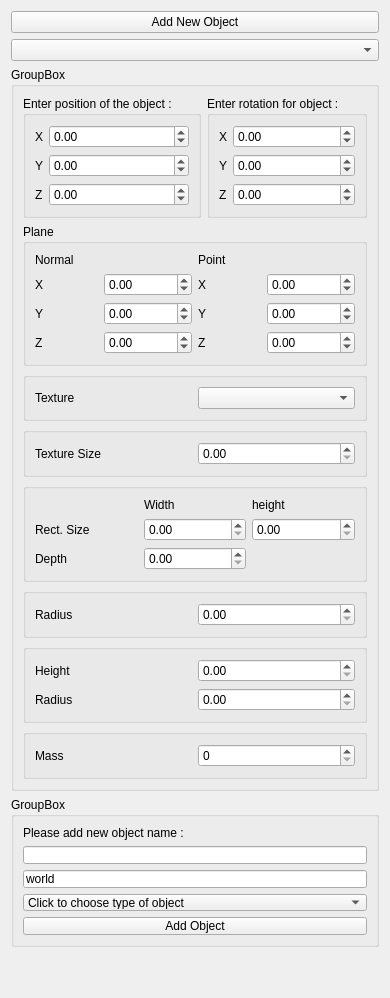
       <widget class="QWidget" name="FEATURESWidget" native="true">
        <property name="enabled">
         <bool>true</bool>
        </property>
        <property name="sizePolicy">
         <sizepolicy hsizetype="MinimumExpanding" vsizetype="Minimum">
          <horstretch>0</horstretch>
          <verstretch>0</verstretch>
         </sizepolicy>
        </property>
        <property name="minimumSize">
         <size>
          <width>0</width>
          <height>0</height>
         </size>
        </property>
        <property name="maximumSize">
         <size>
          <width>16777215</width>
          <height>16777215</height>
         </size>
        </property>
        <layout class="QVBoxLayout" name="verticalLayout">
         <item>
          <widget class="QPushButton" name="addobject_button">
           <property name="text">
            <string>Add New Object</string>
           </property>
          </widget>
         </item>
         <item>
          <widget class="QComboBox" name="comboBox_texture"/>
         </item>
         <item>
          <widget class="QGroupBox" name="groupBox_12">
           <property name="sizePolicy">
            <sizepolicy hsizetype="Preferred" vsizetype="Maximum">
             <horstretch>0</horstretch>
             <verstretch>0</verstretch>
            </sizepolicy>
           </property>
           <property name="maximumSize">
            <size>
             <width>16777215</width>
             <height>1000</height>
            </size>
           </property>
           <property name="title">
            <string>GroupBox</string>
           </property>
           <layout class="QVBoxLayout" name="verticalLayout_9">
            <item>
             <layout class="QHBoxLayout" name="horizontalLayout_9">
              <item>
               <widget class="QGroupBox" name="trans_gb">
                <property name="enabled">
                 <bool>true</bool>
                </property>
                <property name="sizePolicy">
                 <sizepolicy hsizetype="Preferred" vsizetype="Maximum">
                  <horstretch>0</horstretch>
                  <verstretch>0</verstretch>
                 </sizepolicy>
                </property>
                <property name="title">
                 <string>Enter position of the object :</string>
                </property>
                <layout class="QFormLayout" name="formLayout_4">
                 <item row="0" column="0">
                  <widget class="QLabel" name="label_14">
                   <property name="text">
                    <string>X</string>
                   </property>
                  </widget>
                 </item>
                 <item row="0" column="1">
                  <widget class="QDoubleSpinBox" name="tx">
                   <property name="minimum">
                    <double>-10000000.000000000000000</double>
                   </property>
                   <property name="maximum">
                    <double>100000.000000000000000</double>
                   </property>
                  </widget>
                 </item>
                 <item row="1" column="0">
                  <widget class="QLabel" name="label_15">
                   <property name="text">
                    <string>Y</string>
                   </property>
                  </widget>
                 </item>
                 <item row="1" column="1">
                  <widget class="QDoubleSpinBox" name="ty">
                   <property name="minimum">
                    <double>-10000000.000000000000000</double>
                   </property>
                   <property name="maximum">
                    <double>100000.000000000000000</double>
                   </property>
                  </widget>
                 </item>
                 <item row="2" column="0">
                  <widget class="QLabel" name="label_16">
                   <property name="text">
                    <string>Z</string>
                   </property>
                  </widget>
                 </item>
                 <item row="2" column="1">
                  <widget class="QDoubleSpinBox" name="tz">
                   <property name="minimum">
                    <double>-10000000.000000000000000</double>
                   </property>
                   <property name="maximum">
                    <double>100000.000000000000000</double>
                   </property>
                  </widget>
                 </item>
                </layout>
               </widget>
              </item>
              <item>
               <widget class="QGroupBox" name="rot_gb">
                <property name="sizePolicy">
                 <sizepolicy hsizetype="Preferred" vsizetype="Maximum">
                  <horstretch>0</horstretch>
                  <verstretch>0</verstretch>
                 </sizepolicy>
                </property>
                <property name="title">
                 <string>Enter rotation for object :</string>
                </property>
                <layout class="QFormLayout" name="formLayout_5">
                 <item row="0" column="0">
                  <widget class="QLabel" name="label_19">
                   <property name="text">
                    <string>X</string>
                   </property>
                  </widget>
                 </item>
                 <item row="0" column="1">
                  <widget class="QDoubleSpinBox" name="rx">
                   <property name="minimum">
                    <double>-10000000.000000000000000</double>
                   </property>
                   <property name="maximum">
                    <double>100000.000000000000000</double>
                   </property>
                  </widget>
                 </item>
                 <item row="1" column="0">
                  <widget class="QLabel" name="label_18">
                   <property name="text">
                    <string>Y</string>
                   </property>
                  </widget>
                 </item>
                 <item row="1" column="1">
                  <widget class="QDoubleSpinBox" name="ry">
                   <property name="minimum">
                    <double>-10000000.000000000000000</double>
                   </property>
                   <property name="maximum">
                    <double>100000.000000000000000</double>
                   </property>
                  </widget>
                 </item>
                 <item row="2" column="0">
                  <widget class="QLabel" name="label_17">
                   <property name="text">
                    <string>Z</string>
                   </property>
                  </widget>
                 </item>
                 <item row="2" column="1">
                  <widget class="QDoubleSpinBox" name="rz">
                   <property name="minimum">
                    <double>-10000000.000000000000000</double>
                   </property>
                   <property name="maximum">
                    <double>100000.000000000000000</double>
                   </property>
                  </widget>
                 </item>
                </layout>
               </widget>
              </item>
             </layout>
            </item>
            <item>
             <widget class="QGroupBox" name="plane_gb">
              <property name="sizePolicy">
               <sizepolicy hsizetype="Preferred" vsizetype="Maximum">
                <horstretch>0</horstretch>
                <verstretch>0</verstretch>
               </sizepolicy>
              </property>
              <property name="title">
               <string>Plane</string>
              </property>
              <layout class="QGridLayout" name="gridLayout_2">
               <item row="0" column="0" colspan="2">
                <widget class="QLabel" name="label_40">
                 <property name="text">
                  <string>Normal</string>
                 </property>
                </widget>
               </item>
               <item row="0" column="3" colspan="2">
                <widget class="QLabel" name="label_39">
                 <property name="text">
                  <string>Point</string>
                 </property>
                </widget>
               </item>
               <item row="1" column="0">
                <widget class="QLabel" name="label_27">
                 <property name="text">
                  <string>X</string>
                 </property>
                </widget>
               </item>
               <item row="1" column="1">
                <widget class="QDoubleSpinBox" name="normx">
                 <property name="minimum">
                  <double>-10000000.000000000000000</double>
                 </property>
                 <property name="maximum">
                  <double>100000.000000000000000</double>
                 </property>
                </widget>
               </item>
               <item row="1" column="3">
                <widget class="QLabel" name="label_30">
                 <property name="text">
                  <string>X</string>
                 </property>
                </widget>
               </item>
               <item row="1" column="4">
                <widget class="QDoubleSpinBox" name="ptx">
                 <property name="minimum">
                  <double>-10000000.000000000000000</double>
                 </property>
                 <property name="maximum">
                  <double>100000.000000000000000</double>
                 </property>
                </widget>
               </item>
               <item row="2" column="0">
                <widget class="QLabel" name="label_29">
                 <property name="text">
                  <string>Y</string>
                 </property>
                </widget>
               </item>
               <item row="2" column="1">
                <widget class="QDoubleSpinBox" name="normy">
                 <property name="minimum">
                  <double>-1000000.000000000000000</double>
                 </property>
                 <property name="maximum">
                  <double>100000.000000000000000</double>
                 </property>
                </widget>
               </item>
               <item row="2" column="3">
                <widget class="QLabel" name="label_32">
                 <property name="text">
                  <string>Y</string>
                 </property>
                </widget>
               </item>
               <item row="2" column="4">
                <widget class="QDoubleSpinBox" name="pty">
                 <property name="minimum">
                  <double>-10000000.000000000000000</double>
                 </property>
                 <property name="maximum">
                  <double>100000.000000000000000</double>
                 </property>
                </widget>
               </item>
               <item row="3" column="0">
                <widget class="QLabel" name="label_28">
                 <property name="text">
                  <string>Z</string>
                 </property>
                </widget>
               </item>
               <item row="3" column="1">
                <widget class="QDoubleSpinBox" name="normz">
                 <property name="minimum">
                  <double>-10000000.000000000000000</double>
                 </property>
                 <property name="maximum">
                  <double>100000.000000000000000</double>
                 </property>
                </widget>
               </item>
               <item row="3" column="3">
                <widget class="QLabel" name="label_31">
                 <property name="text">
                  <string>Z</string>
                 </property>
                </widget>
               </item>
               <item row="3" column="4">
                <widget class="QDoubleSpinBox" name="ptz">
                 <property name="minimum">
                  <double>-10000000.000000000000000</double>
                 </property>
                 <property name="maximum">
                  <double>100000.000000000000000</double>
                 </property>
                </widget>
               </item>
              </layout>
             </widget>
            </item>
            <item>
             <widget class="QGroupBox" name="texture_gb">
              <property name="sizePolicy">
               <sizepolicy hsizetype="Preferred" vsizetype="Maximum">
                <horstretch>0</horstretch>
                <verstretch>0</verstretch>
               </sizepolicy>
              </property>
              <property name="title">
               <string/>
              </property>
              <layout class="QVBoxLayout" name="verticalLayout_10">
               <item>
                <layout class="QHBoxLayout" name="horizontalLayout_8">
                 <item>
                  <widget class="QLabel" name="label_41">
                   <property name="text">
                    <string>Texture</string>
                   </property>
                  </widget>
                 </item>
                 <item>
                  <widget class="QComboBox" name="texture">
                   <property name="sizePolicy">
                    <sizepolicy hsizetype="Preferred" vsizetype="Maximum">
                     <horstretch>0</horstretch>
                     <verstretch>0</verstretch>
                    </sizepolicy>
                   </property>
                  </widget>
                 </item>
                </layout>
               </item>
              </layout>
             </widget>
            </item>
            <item>
             <widget class="QGroupBox" name="texture_size_gb">
              <property name="sizePolicy">
               <sizepolicy hsizetype="Preferred" vsizetype="Maximum">
                <horstretch>0</horstretch>
                <verstretch>0</verstretch>
               </sizepolicy>
              </property>
              <property name="maximumSize">
               <size>
                <width>16777215</width>
                <height>72</height>
               </size>
              </property>
              <property name="title">
               <string/>
              </property>
              <layout class="QHBoxLayout" name="horizontalLayout_5">
               <item>
                <widget class="QLabel" name="label_42">
                 <property name="text">
                  <string>Texture Size</string>
                 </property>
                </widget>
               </item>
               <item>
                <widget class="QDoubleSpinBox" name="texture_sz">
                 <property name="maximum">
                  <double>100000.000000000000000</double>
                 </property>
                </widget>
               </item>
              </layout>
             </widget>
            </item>
            <item>
             <widget class="QGroupBox" name="texture_val_gb">
              <property name="sizePolicy">
               <sizepolicy hsizetype="Preferred" vsizetype="Maximum">
                <horstretch>0</horstretch>
                <verstretch>0</verstretch>
               </sizepolicy>
              </property>
              <property name="maximumSize">
               <size>
                <width>16777215</width>
                <height>135</height>
               </size>
              </property>
              <property name="title">
               <string/>
              </property>
              <layout class="QVBoxLayout" name="verticalLayout_12">
               <item>
                <layout class="QGridLayout" name="gridLayout">
                 <item row="0" column="2">
                  <widget class="QLabel" name="label_23">
                   <property name="text">
                    <string>height</string>
                   </property>
                  </widget>
                 </item>
                 <item row="2" column="1">
                  <widget class="QDoubleSpinBox" name="rect_dep">
                   <property name="maximum">
                    <double>100000.000000000000000</double>
                   </property>
                  </widget>
                 </item>
                 <item row="0" column="1">
                  <widget class="QLabel" name="label_22">
                   <property name="text">
                    <string>Width</string>
                   </property>
                  </widget>
                 </item>
                 <item row="1" column="0">
                  <widget class="QLabel" name="label_21">
                   <property name="text">
                    <string>Rect. Size</string>
                   </property>
                  </widget>
                 </item>
                 <item row="1" column="1">
                  <widget class="QDoubleSpinBox" name="rect_w">
                   <property name="maximum">
                    <double>100000.000000000000000</double>
                   </property>
                  </widget>
                 </item>
                 <item row="1" column="2">
                  <widget class="QDoubleSpinBox" name="rect_h">
                   <property name="maximum">
                    <double>100000.000000000000000</double>
                   </property>
                  </widget>
                 </item>
                 <item row="2" column="0">
                  <widget class="QLabel" name="label_24">
                   <property name="text">
                    <string>Depth</string>
                   </property>
                  </widget>
                 </item>
                </layout>
               </item>
              </layout>
             </widget>
            </item>
            <item>
             <widget class="QGroupBox" name="texture_sp_gb">
              <property name="sizePolicy">
               <sizepolicy hsizetype="Preferred" vsizetype="Maximum">
                <horstretch>0</horstretch>
                <verstretch>0</verstretch>
               </sizepolicy>
              </property>
              <property name="minimumSize">
               <size>
                <width>0</width>
                <height>0</height>
               </size>
              </property>
              <property name="maximumSize">
               <size>
                <width>16777215</width>
                <height>74</height>
               </size>
              </property>
              <property name="title">
               <string/>
              </property>
              <layout class="QHBoxLayout" name="horizontalLayout_6">
               <item>
                <widget class="QLabel" name="label_12">
                 <property name="text">
                  <string>Radius</string>
                 </property>
                </widget>
               </item>
               <item>
                <widget class="QDoubleSpinBox" name="radiusval">
                 <property name="maximum">
                  <double>100000000.989999994635582</double>
                 </property>
                </widget>
               </item>
              </layout>
             </widget>
            </item>
            <item>
             <widget class="QGroupBox" name="cylinder_gb">
              <property name="sizePolicy">
               <sizepolicy hsizetype="Preferred" vsizetype="Maximum">
                <horstretch>0</horstretch>
                <verstretch>0</verstretch>
               </sizepolicy>
              </property>
              <property name="title">
               <string/>
              </property>
              <layout class="QGridLayout" name="gridLayout_3">
               <item row="0" column="0">
                <widget class="QLabel" name="label_25">
                 <property name="text">
                  <string>Height</string>
                 </property>
                </widget>
               </item>
               <item row="0" column="1">
                <widget class="QDoubleSpinBox" name="cyl_h">
                 <property name="maximum">
                  <double>1000000.000000000000000</double>
                 </property>
                </widget>
               </item>
               <item row="1" column="0">
                <widget class="QLabel" name="label_13">
                 <property name="text">
                  <string>Radius</string>
                 </property>
                </widget>
               </item>
               <item row="1" column="1">
                <widget class="QDoubleSpinBox" name="cyl_rad">
                 <property name="maximum">
                  <double>100000.000000000000000</double>
                 </property>
                </widget>
               </item>
              </layout>
             </widget>
            </item>
            <item>
             <widget class="QGroupBox" name="mass_gb">
              <property name="sizePolicy">
               <sizepolicy hsizetype="Preferred" vsizetype="Maximum">
                <horstretch>0</horstretch>
                <verstretch>0</verstretch>
               </sizepolicy>
              </property>
              <property name="maximumSize">
               <size>
                <width>16777215</width>
                <height>73</height>
               </size>
              </property>
              <property name="title">
               <string/>
              </property>
              <layout class="QHBoxLayout" name="horizontalLayout_7">
               <item>
                <widget class="QLabel" name="label_20">
                 <property name="text">
                  <string>Mass</string>
                 </property>
                </widget>
               </item>
               <item>
                <widget class="QSpinBox" name="mass_b"/>
               </item>
              </layout>
             </widget>
            </item>
           </layout>
          </widget>
         </item>
         <item>
          <widget class="QGroupBox" name="groupBox_8">
           <property name="sizePolicy">
            <sizepolicy hsizetype="Preferred" vsizetype="Minimum">
             <horstretch>0</horstretch>
             <verstretch>0</verstretch>
            </sizepolicy>
           </property>
           <property name="maximumSize">
            <size>
             <width>16777215</width>
             <height>150</height>
            </size>
           </property>
           <property name="title">
            <string>GroupBox</string>
           </property>
           <property name="flat">
            <bool>false</bool>
           </property>
           <layout class="QVBoxLayout" name="verticalLayout_8">
            <item>
             <widget class="QLabel" name="label_11">
              <property name="text">
               <string>Please add new object name :</string>
              </property>
             </widget>
            </item>
            <item>
             <widget class="QLineEdit" name="nodeid"/>
            </item>
            <item>
             <widget class="QLineEdit" name="parentid">
              <property name="text">
               <string>world</string>
              </property>
             </widget>
            </item>
            <item>
             <widget class="QComboBox" name="comboBox">
              <item>
               <property name="text">
                <string>Click to choose type of object</string>
               </property>
              </item>
              <item>
               <property name="text">
                <string>Box</string>
               </property>
              </item>
              <item>
               <property name="text">
                <string>Sphere</string>
               </property>
              </item>
              <item>
               <property name="text">
                <string>Cylinder</string>
               </property>
              </item>
              <item>
               <property name="text">
                <string>Cone</string>
               </property>
              </item>
             </widget>
            </item>
            <item>
             <widget class="QPushButton" name="add_object_final">
              <property name="text">
               <string>Add Object</string>
              </property>
             </widget>
            </item>
           </layout>
          </widget>
         </item>
         <item>
          <spacer name="verticalSpacer_3">
           <property name="orientation">
            <enum>Qt::Vertical</enum>
           </property>
           <property name="sizeHint" stdset="0">
            <size>
             <width>20</width>
             <height>40</height>
            </size>
           </property>
          </spacer>
         </item>
        </layout>
       </widget>
